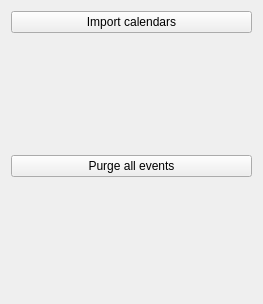
<?xml version="1.0" encoding="UTF-8"?>
<ui version="4.0">
 <class>Getcal</class>
 <widget class="QWidget" name="Getcal">
  <property name="geometry">
   <rect>
    <x>0</x>
    <y>0</y>
    <width>263</width>
    <height>304</height>
   </rect>
  </property>
  <property name="windowTitle">
   <string>GetCalendar</string>
  </property>
  <layout class="QVBoxLayout">
   <property name="spacing">
    <number>6</number>
   </property>
   <property name="margin">
    <number>11</number>
   </property>
   <item>
    <layout class="QVBoxLayout" name="verticalLayout">
     <property name="sizeConstraint">
      <enum>QLayout::SetDefaultConstraint</enum>
     </property>
     <item>
      <widget class="QPushButton" name="uiImportEvents">
       <property name="text">
        <string>Import calendars</string>
       </property>
      </widget>
     </item>
     <item>
      <spacer name="verticalSpacer_2">
       <property name="orientation">
        <enum>Qt::Vertical</enum>
       </property>
       <property name="sizeHint" stdset="0">
        <size>
         <width>20</width>
         <height>40</height>
        </size>
       </property>
      </spacer>
     </item>
     <item>
      <widget class="QPushButton" name="uiRemoveEvents">
       <property name="text">
        <string>Purge all events</string>
       </property>
      </widget>
     </item>
     <item>
      <spacer name="verticalSpacer">
       <property name="orientation">
        <enum>Qt::Vertical</enum>
       </property>
       <property name="sizeHint" stdset="0">
        <size>
         <width>20</width>
         <height>40</height>
        </size>
       </property>
      </spacer>
     </item>
    </layout>
   </item>
  </layout>
 </widget>
 <resources/>
 <connections/>
</ui>
